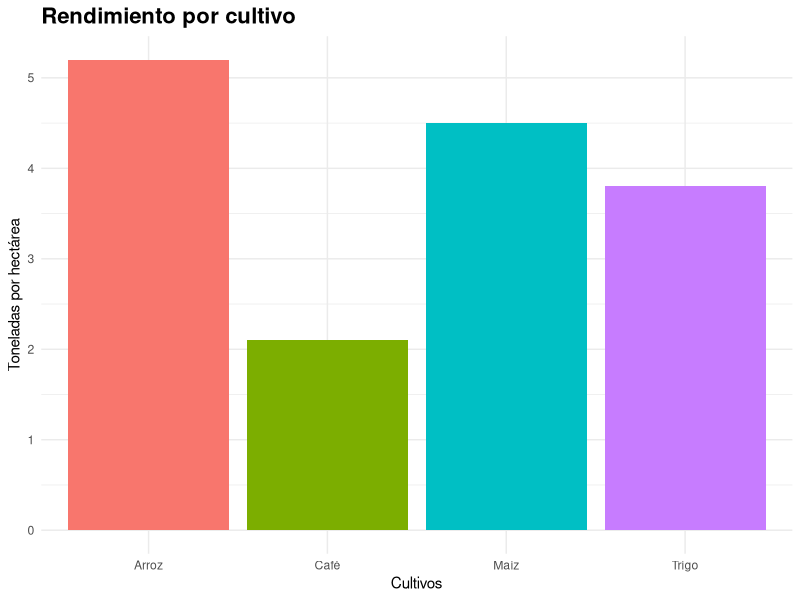
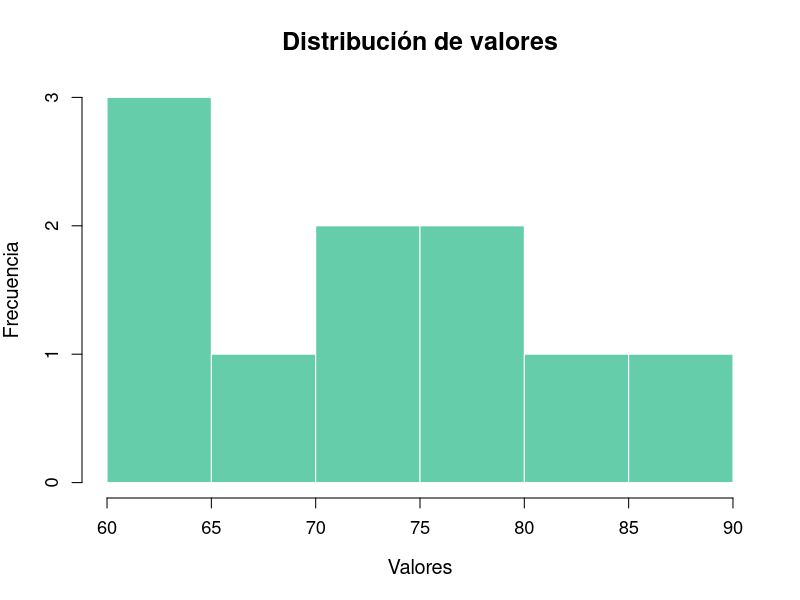
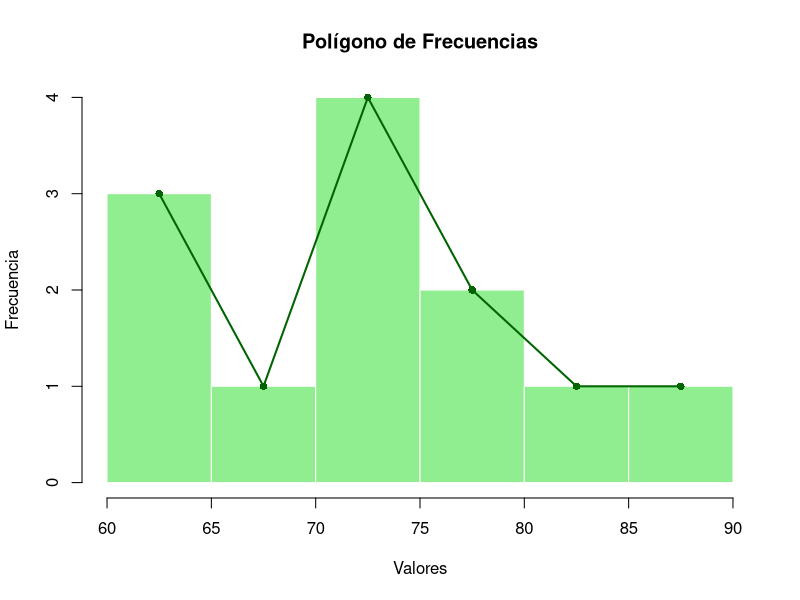
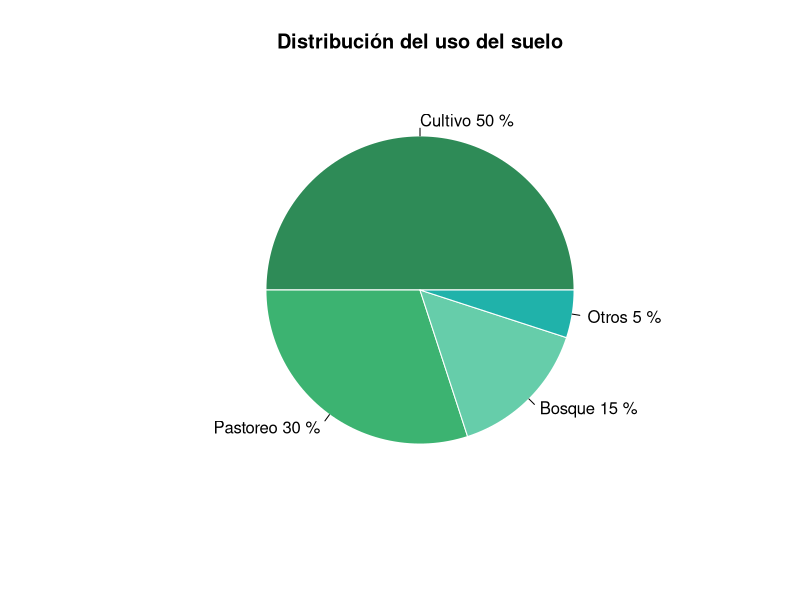
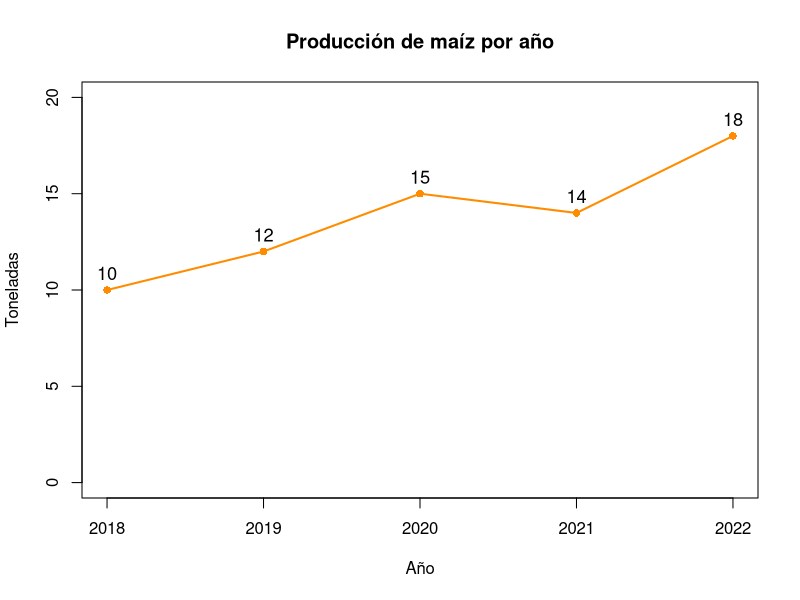
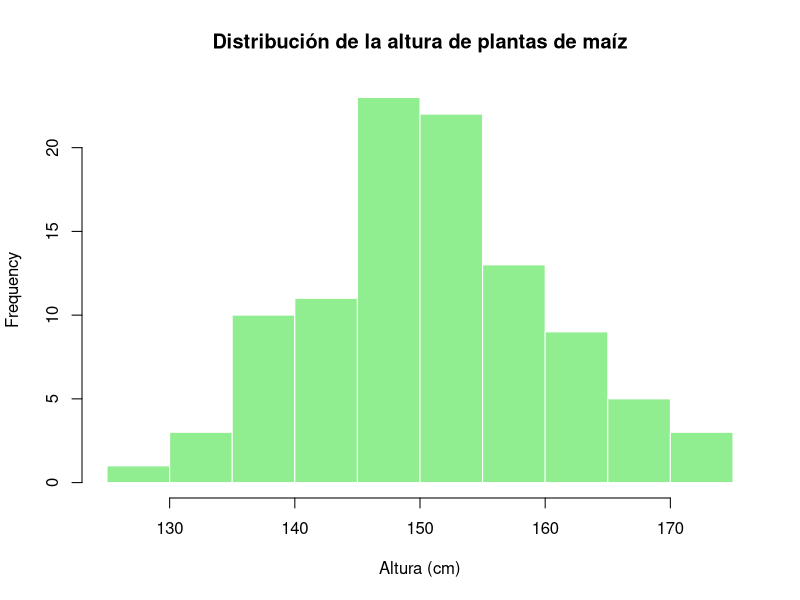
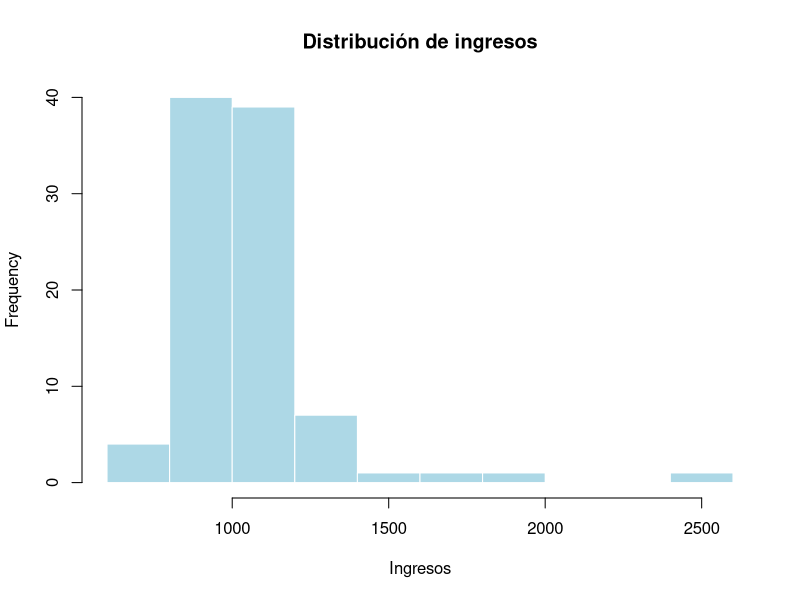
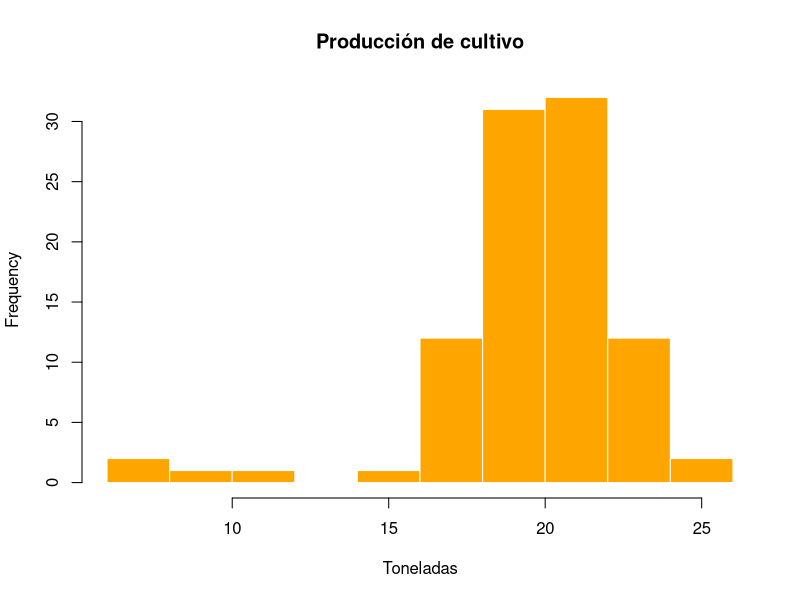

Source code (R) for these figures, in order:
## ---- chunk 1

library(knitr)
library(kableExtra)

# Datos
hijos <- 0:9
fi <- c(250, 200, 300, 160, 50, 20, 10, 7, 2, 1)

# Cálculos
Fi <- cumsum(fi)
hi <- fi / sum(fi)
Hi <- cumsum(hi)
porcentaje <- hi * 100
porcentaje_acum <- Hi * 100

# Tabla
tabla <- data.frame(
  "Cantidad de hijos" = hijos,
  "fi" = fi,
  "Fi" = Fi,
  "hi" = round(hi,3),
  "Hi" = round(Hi,3),
  "Porcentaje %" = round(porcentaje,1),
  "Porcentaje.acumulado" = round(porcentaje_acum,1)
)

# Fila total
total_fila <- data.frame(
  "Cantidad de hijos" = "Total",
  "fi" = sum(fi),
  "Fi" = "",
  "hi" = 1,
  "Hi" = "",
  "Porcentaje %" = 100,
  "Porcentaje.acumulado" = ""
)

tabla <- rbind(tabla, total_fila)

# TABLA PRO 🔥
kable(tabla, align = "c", caption = "Tabla de frecuencias") %>%
  kable_styling(
    full_width = TRUE,      # ocupa toda la diapositiva
    position = "center",
    font_size = 26          # tamaño ideal para presentación
  ) %>%
  row_spec(0, bold = TRUE, color = "white", background = "#0b84c6") %>%  # encabezado oscuro elegante
  row_spec(nrow(tabla), bold = TRUE, background = "#8fbdf1") %>%         # fila total destacada
  kable_paper("striped", full_width = TRUE) %>%                          # filas alternadas
  column_spec(1, bold = TRUE) %>%                                        # primera columna resaltada
  column_spec(2:ncol(tabla), width = "4cm")                              # columnas más anchas
# Unir con la tabla original
tabla <- rbind(tabla, total_fila)

## ---- chunk 2

library(knitr)
library(kableExtra)

# Datos
ojos <- c("Café", "Negro", "Azul", "Verde", "Miel")
fi <- c(90, 60, 25, 15, 10)

# Cálculos
Fi <- cumsum(fi)
hi <- fi / sum(fi)
Hi <- cumsum(hi)
porcentaje <- hi * 100
porcentaje_acum <- Hi * 100

# Tabla
tabla <- data.frame(
  "Color de Ojos" = ojos,
  "fi" = fi,
  "Fi" = Fi,
  "hi" = sprintf("%.3f", hi),              # formato exacto
  "Hi" = sprintf("%.3f", Hi),
  "Porcentaje" = paste0(round(porcentaje,1), "%"),
  "Porcentaje.Acumulado" = paste0(round(porcentaje_acum,1), "%")
)

# Fila total
total_fila <- data.frame(
  "Color de Ojos" = "Total",
  "fi" = sum(fi),
  "Fi" = "",
  "hi" = "1.000",
  "Hi" = "",
  "Porcentaje" = "100%",
  "Porcentaje.Acumulado" = ""
)

tabla <- rbind(tabla, total_fila)

# TABLA ESTILO EXACTO 
kable(tabla, align = "c") %>%
  kable_styling(
    full_width = TRUE,
    position = "center",
    font_size = 26
  ) %>%
  row_spec(0, bold = TRUE, color = "white", background = "#0b84c6") %>%  # azul encabezado
  row_spec(1:(nrow(tabla)-1), background = "#ffffff") %>%                # gris claro uniforme
  row_spec(nrow(tabla), bold = TRUE, background = "#8fbdf1") %>%         # total gris más fuerte
  column_spec(1, bold = TRUE)       

## ---- chunk 3
library(knitr)
library(kableExtra)
tabla <- data.frame(
  Intervalo = c("[60-62)", "[62-64)", "[64-66)", "[66-68)", "[68-70)", "[70-72)", "[72-74)", "[74-76)"),
  xi = c(61, 63, 65, 67, 69, 71, 73, 75),
  fi = c(5, 3, 15, 40, 17, 12, 7, 1),
  Fi = c(5, 8, 23, 63, 80, 92, 99, 100),
  hi = c(0.05, 0.03, 0.15, 0.40, 0.17, 0.12, 0.07, 0.01),
  Hi = c(0.05, 0.08, 0.23, 0.63, 0.80, 0.92, 0.99, 1.00),
  Porcentaje = c("5%", "3%", "15%", "40%", "17%", "12%", "7%", "1%"),
  P.Acumulado = c("5%", "8%", "23%", "63%", "80%", "92%", "99%", "100%"),
  stringsAsFactors = FALSE
)

# 🔹 Crear fila Total (sin dplyr)
fila_total <- data.frame(
  Intervalo = "Total",
  xi = "",
  fi = sum(tabla$fi),
  Fi = "",
  hi = sum(tabla$hi),
  Hi = "",
  Porcentaje = "100%",
  P.Acumulado = "",
  stringsAsFactors = FALSE
)

# 🔹 Unir tablas (base R)
tabla_final <- rbind(tabla, fila_total)

# 🔹 Mostrar tabla
tabla_final %>%
  kbl(align = "c") %>%
  kable_styling(
    bootstrap_options = c("striped", "condensed"),
    full_width = FALSE,
    font_size = 26
  ) %>%
  row_spec(0, bold = TRUE, background = "#0b2c6b", color = "white") %>%
  row_spec(nrow(tabla_final), bold = TRUE, background = "#0b2c6b", color = "white") %>%
  column_spec(1, width = "7em") %>%
  column_spec(2:8, width = "5em")
## ---- chunk 4
fig.width=8
fig.height=5
cultivos <- c("Maíz", "Arroz", "Trigo", "Café")
rendimiento <- c(4.5, 5.2, 3.8, 2.1)

library(ggplot2)

datos <- data.frame(
  cultivo = cultivos,
  rendimiento = rendimiento
)

ggplot(datos, aes(x = cultivo, y = rendimiento, fill = cultivo)) +
  geom_bar(stat = "identity") +
  labs(title = "Rendimiento por cultivo",
       x = "Cultivos",
       y = "Toneladas por hectárea") +
  theme_minimal() +
  theme(legend.position = "none",
        plot.title = element_text(size = 16, face = "bold"))

## ---- chunk 5
fig.width=8
fig.height=5
datos <- c(60, 62, 65, 70, 72, 75, 78, 80, 85, 90)

hist(datos,
     col = "#66CDAA",
     main = "Distribución de valores",
     xlab = "Valores",
     ylab = "Frecuencia",
     breaks = 5,
     border = "white",
     cex.main = 1.5,
     cex.lab = 1.2,
     cex.axis = 1.1)

## ---- chunk 6
fig.width=10
fig.height=7
datos <- c(60, 62, 65, 70, 72, 73, 74, 75, 78, 80, 85, 90)

# Crear histograma
h <- hist(datos,
          col = "lightgreen",
          main = "Polígono de Frecuencias",
          xlab = "Valores",
          ylab = "Frecuencia",
          breaks = 5,
          border = "white")

# Agregar polígono
lines(h$mids, h$counts,
      type = "o",
      col = "darkgreen",
      lwd = 2,
      pch = 16)
## ---- chunk 7

uso_suelo <- c(50, 30, 15, 5)
tipos <- c("Cultivo", "Pastoreo", "Bosque", "Otros")

colores <- c("#2E8B57", "#3CB371", "#66CDAA", "#20B2AA")

pie(uso_suelo,
    labels = paste(tipos, uso_suelo, "%"),
    col = colores,
    main = "Distribución del uso del suelo",
    border = "white")
## ---- chunk 8
fig.width=10
fig.height=7
años <- c(2018, 2019, 2020, 2021, 2022)
produccion <- c(10, 12, 15, 14, 18)

plot(años, produccion,
     type = "o",
     col = "#FF8C00",
     pch = 16,
     lwd = 2,
     main = "Producción de maíz por año",
     xlab = "Año",
     ylab = "Toneladas",
     ylim = c(0, 20))

text(años, produccion,
     labels = produccion,
     pos = 3,
     cex = 1.1)
## ---- chunk 9
fig.width=10
fig.height=7
set.seed(123)
altura <- rnorm(100, mean = 150, sd = 10)

hist(altura,
     col = "lightgreen",
     main = "Distribución de la altura de plantas de maíz",
     xlab = "Altura (cm)",
     breaks = 10,
     border = "white")
## ---- chunk 10
fig.width=10
fig.height=7
set.seed(123)

# Datos concentrados + algunos valores altos (sin huecos grandes)
ingresos <- c(rnorm(90, mean = 1000, sd = 150),
              1500, 1800, 2000, 2500)

hist(ingresos,
     col = "lightblue",
     main = "Distribución de ingresos",
     xlab = "Ingresos",
     breaks = 10,
     border = "white")
## ---- chunk 11
fig.width=10
fig.height=7
set.seed(123)

produccion <- c(rnorm(90, mean = 20, sd = 2),
                12, 10, 8, 6)

hist(produccion,
     col = "orange",
     main = "Producción de cultivo",
     xlab = "Toneladas",
     breaks = 10,
     border = "white")
